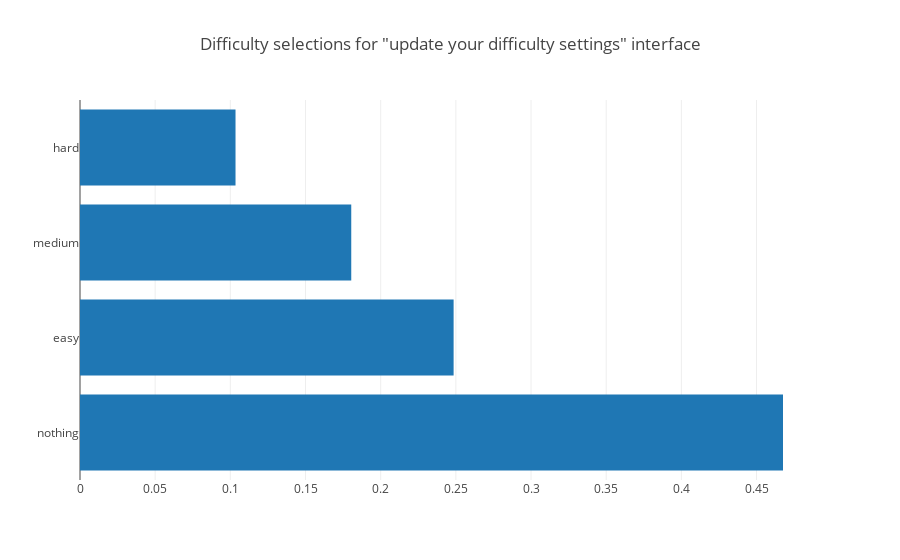

This figure's notebook cell:
### Code cell
plotdict(get_choose_difficulty_counts_for_user_list_user_normalized(difficulty_interface_to_users['settings_update']), 'Difficulty selections for "update your difficulty settings" interface')

### Figure 1 — Plotly figure (JSON) as saved in the notebook; plotly's stock layout.template omitted (floating-point values rounded to 4 significant figures)
{"data": [{"orientation": "h", "type": "bar", "uid": "adac3ef0-f43b-4b69-b2a2-ac73f93e5170", "x": [0.4676, 0.2485, 0.1804, 0.1034], "y": ["nothing", "easy", "medium", "hard"]}], "layout": {"title": {"text": "Difficulty selections for \"update your difficulty settings\" interface"}}}
